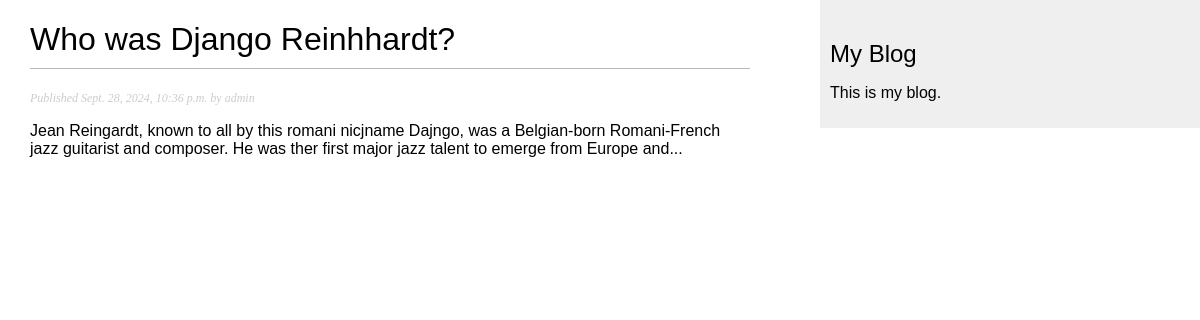
Page /blog/7/ on the committed database.
### blog/models.py (models this page shows, shortened)
class Post(models.Model):
    class Status(models.TextChoices):
        DRAFT = 'DF', 'Draft'
        PUBLISHED = 'PB', 'Published'
    title = models.CharField(max_length=250)
    slug = models.SlugField(max_length=250)
    author = models.ForeignKey(
        settings.AUTH_USER_MODEL,
        on_delete=models.CASCADE,
        related_name='blog_posts'
    )
    body = models.TextField()
    publish = models.DateTimeField(default=timezone.now)
    created = models.DateTimeField(auto_now_add=True)
    updated = models.DateTimeField(auto_now=True)
    status = models.CharField(
        max_length=2,
        choices=Status,
        default=Status.DRAFT
    )
    objects = models.Manager()
    published = PublishedManager()
    class Meta:
        ordering = ['-publish']
        indexes = [
            models.Index(fields=['-publish']),
        ]

### blog/views.py (the view)
# urls.py: path('<int:id>/', views.post_detail, name='post_detail'),
def post_detail(request, id):
    post = get_object_or_404(
        Post,
        id=id,
        status=Post.Status.PUBLISHED
    )
    return render(
        request,
        'blog/post/detail.html',
        {'post': post}
    )

### blog/templates/blog/post/detail.html (shortened to what this page needs)
{% extends "blog/base.html" %}
{% block content %}
 <h1>{{ post.title }}</h1>
<p class="date">
 Published {{ post.publish }} by {{ post.author }}
 </p>
 {{ post.body|linebreaks }}
{% endblock %}

### blog/static/css/blog.css (style rules this page uses)
body { margin:0; padding:0; font-family:helvetica, sans-serif; }
h1 { font-weight:normal; border-bottom:1px solid #bbb; padding:0 0 10px 0; }
p.date { color:#ccc; font-family: georgia, serif; font-size: 12px; font-style: italic; }

### rows in the picture
Post: title "Who was Django Reinhhardt?", publish "Sept. 28, 2024, 10:36 p.m.", author "admin", body "Jean Reingardt, known to all by this romani nicjname Dajngo, was a Belgian-born Romani-French jazz guitarist and composer. He was ther first major jazz talent to emerge from Europe and..."
